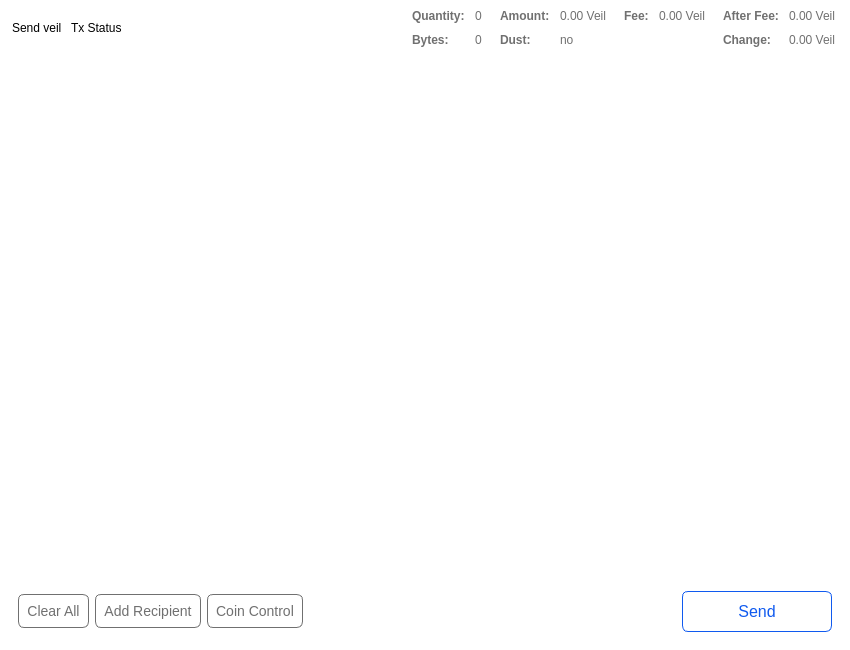
<?xml version="1.0" encoding="UTF-8"?>
<ui version="4.0">
 <class>SendCoinsDialog</class>
 <widget class="QDialog" name="SendCoinsDialog">
  <property name="geometry">
   <rect>
    <x>0</x>
    <y>0</y>
    <width>850</width>
    <height>650</height>
   </rect>
  </property>
  <property name="windowTitle">
   <string>Send veil</string>
  </property>
  <property name="styleSheet">
   <string notr="true">border:none;
padding:0px;
margin:0px;
background-color:white;</string>
  </property>
  <layout class="QVBoxLayout" name="verticalLayout_3">
   <property name="spacing">
    <number>0</number>
   </property>
   <property name="leftMargin">
    <number>0</number>
   </property>
   <property name="topMargin">
    <number>0</number>
   </property>
   <property name="rightMargin">
    <number>0</number>
   </property>
   <property name="bottomMargin">
    <number>0</number>
   </property>
   <item>
    <widget class="QFrame" name="frame">
     <property name="styleSheet">
      <string notr="true">background-color:white;
border:none;</string>
     </property>
     <property name="frameShape">
      <enum>QFrame::StyledPanel</enum>
     </property>
     <property name="frameShadow">
      <enum>QFrame::Raised</enum>
     </property>
     <layout class="QVBoxLayout" name="verticalLayout">
      <item>
       <layout class="QHBoxLayout" name="horizontalLayout_4">
        <property name="bottomMargin">
         <number>10</number>
        </property>
        <item>
         <widget class="QLabel" name="title">
          <property name="styleSheet">
           <string notr="true">padding:10 0 10 0;</string>
          </property>
          <property name="text">
           <string>Send veil</string>
          </property>
         </widget>
        </item>
        <item>
         <widget class="QLabel" name="labelCreationStatus">
          <property name="text">
           <string>Tx Status</string>
          </property>
         </widget>
        </item>
        <item>
         <spacer name="horizontalSpacer_2">
          <property name="orientation">
           <enum>Qt::Horizontal</enum>
          </property>
          <property name="sizeHint" stdset="0">
           <size>
            <width>40</width>
            <height>20</height>
           </size>
          </property>
         </spacer>
        </item>
        <item>
         <layout class="QFormLayout" name="formLayout">
          <property name="horizontalSpacing">
           <number>10</number>
          </property>
          <property name="verticalSpacing">
           <number>10</number>
          </property>
          <property name="leftMargin">
           <number>6</number>
          </property>
          <property name="rightMargin">
           <number>6</number>
          </property>
          <item row="0" column="0">
           <widget class="QLabel" name="labelCoinControlQuantityText">
            <property name="font">
             <font>
              <weight>75</weight>
              <bold>true</bold>
             </font>
            </property>
            <property name="styleSheet">
             <string notr="true">color:#707070;</string>
            </property>
            <property name="text">
             <string>Quantity:</string>
            </property>
           </widget>
          </item>
          <item row="0" column="1">
           <widget class="QLabel" name="labelCoinControlQuantity">
            <property name="cursor">
             <cursorShape>IBeamCursor</cursorShape>
            </property>
            <property name="styleSheet">
             <string notr="true">color:#707070;</string>
            </property>
            <property name="text">
             <string>0</string>
            </property>
            <property name="textInteractionFlags">
             <set>Qt::LinksAccessibleByMouse|Qt::TextSelectableByKeyboard|Qt::TextSelectableByMouse</set>
            </property>
           </widget>
          </item>
          <item row="1" column="0">
           <widget class="QLabel" name="labelCoinControlBytesText">
            <property name="font">
             <font>
              <weight>75</weight>
              <bold>true</bold>
             </font>
            </property>
            <property name="styleSheet">
             <string notr="true">color:#707070;</string>
            </property>
            <property name="text">
             <string>Bytes:</string>
            </property>
           </widget>
          </item>
          <item row="1" column="1">
           <widget class="QLabel" name="labelCoinControlBytes">
            <property name="cursor">
             <cursorShape>IBeamCursor</cursorShape>
            </property>
            <property name="styleSheet">
             <string notr="true">color:#707070;</string>
            </property>
            <property name="text">
             <string>0</string>
            </property>
            <property name="textInteractionFlags">
             <set>Qt::LinksAccessibleByMouse|Qt::TextSelectableByKeyboard|Qt::TextSelectableByMouse</set>
            </property>
           </widget>
          </item>
         </layout>
        </item>
        <item>
         <layout class="QFormLayout" name="formLayout_2">
          <property name="horizontalSpacing">
           <number>10</number>
          </property>
          <property name="verticalSpacing">
           <number>10</number>
          </property>
          <property name="leftMargin">
           <number>6</number>
          </property>
          <property name="rightMargin">
           <number>6</number>
          </property>
          <item row="0" column="0">
           <widget class="QLabel" name="labelCoinControlAmountText">
            <property name="font">
             <font>
              <weight>75</weight>
              <bold>true</bold>
             </font>
            </property>
            <property name="styleSheet">
             <string notr="true">color:#707070;</string>
            </property>
            <property name="text">
             <string>Amount:</string>
            </property>
           </widget>
          </item>
          <item row="0" column="1">
           <widget class="QLabel" name="labelCoinControlAmount">
            <property name="cursor">
             <cursorShape>IBeamCursor</cursorShape>
            </property>
            <property name="styleSheet">
             <string notr="true">color:#707070;</string>
            </property>
            <property name="text">
             <string>0.00 Veil</string>
            </property>
           </widget>
          </item>
          <item row="1" column="0">
           <widget class="QLabel" name="labelCoinControlLowOutputText">
            <property name="font">
             <font>
              <weight>75</weight>
              <bold>true</bold>
             </font>
            </property>
            <property name="styleSheet">
             <string notr="true">color:#707070;</string>
            </property>
            <property name="text">
             <string>Dust:</string>
            </property>
           </widget>
          </item>
          <item row="1" column="1">
           <widget class="QLabel" name="labelCoinControlLowOutput">
            <property name="cursor">
             <cursorShape>IBeamCursor</cursorShape>
            </property>
            <property name="styleSheet">
             <string notr="true">color:#707070;</string>
            </property>
            <property name="text">
             <string>no</string>
            </property>
           </widget>
          </item>
         </layout>
        </item>
        <item>
         <layout class="QFormLayout" name="formLayout_3">
          <property name="horizontalSpacing">
           <number>10</number>
          </property>
          <property name="verticalSpacing">
           <number>10</number>
          </property>
          <property name="leftMargin">
           <number>6</number>
          </property>
          <property name="topMargin">
           <number>0</number>
          </property>
          <property name="rightMargin">
           <number>6</number>
          </property>
          <property name="bottomMargin">
           <number>0</number>
          </property>
          <item row="0" column="0">
           <widget class="QLabel" name="labelCoinControlFeeText">
            <property name="font">
             <font>
              <weight>75</weight>
              <bold>true</bold>
             </font>
            </property>
            <property name="styleSheet">
             <string notr="true">color:#707070;</string>
            </property>
            <property name="text">
             <string>Fee:</string>
            </property>
           </widget>
          </item>
          <item row="0" column="1">
           <widget class="QLabel" name="labelCoinControlFee">
            <property name="styleSheet">
             <string notr="true">color:#707070;</string>
            </property>
            <property name="text">
             <string>0.00 Veil</string>
            </property>
           </widget>
          </item>
         </layout>
        </item>
        <item>
         <layout class="QFormLayout" name="formLayout_4">
          <property name="horizontalSpacing">
           <number>10</number>
          </property>
          <property name="verticalSpacing">
           <number>10</number>
          </property>
          <property name="leftMargin">
           <number>6</number>
          </property>
          <property name="rightMargin">
           <number>6</number>
          </property>
          <item row="0" column="0">
           <widget class="QLabel" name="labelCoinControlAfterFeeText">
            <property name="font">
             <font>
              <weight>75</weight>
              <bold>true</bold>
             </font>
            </property>
            <property name="styleSheet">
             <string notr="true">color:#707070;</string>
            </property>
            <property name="text">
             <string>After Fee:</string>
            </property>
           </widget>
          </item>
          <item row="0" column="1">
           <widget class="QLabel" name="labelCoinControlAfterFee">
            <property name="styleSheet">
             <string notr="true">color:#707070;</string>
            </property>
            <property name="text">
             <string>0.00 Veil</string>
            </property>
           </widget>
          </item>
          <item row="1" column="0">
           <widget class="QLabel" name="labelCoinControlChangeText">
            <property name="font">
             <font>
              <weight>75</weight>
              <bold>true</bold>
             </font>
            </property>
            <property name="styleSheet">
             <string notr="true">color:#707070;</string>
            </property>
            <property name="text">
             <string>Change:</string>
            </property>
           </widget>
          </item>
          <item row="1" column="1">
           <widget class="QLabel" name="labelCoinControlChange">
            <property name="styleSheet">
             <string notr="true">color:#707070;</string>
            </property>
            <property name="text">
             <string>0.00 Veil</string>
            </property>
           </widget>
          </item>
         </layout>
        </item>
       </layout>
      </item>
      <item>
       <widget class="QScrollArea" name="scrollArea">
        <property name="styleSheet">
         <string notr="true">border:none;
padding:0px;
margin:0px;</string>
        </property>
        <property name="widgetResizable">
         <bool>true</bool>
        </property>
        <widget class="QWidget" name="scrollAreaWidgetContents">
         <property name="geometry">
          <rect>
           <x>0</x>
           <y>0</y>
           <width>832</width>
           <height>500</height>
          </rect>
         </property>
         <layout class="QVBoxLayout" name="verticalLayout_2" stretch="0,0">
          <property name="leftMargin">
           <number>0</number>
          </property>
          <property name="topMargin">
           <number>0</number>
          </property>
          <property name="rightMargin">
           <number>0</number>
          </property>
          <property name="bottomMargin">
           <number>0</number>
          </property>
          <item>
           <layout class="QVBoxLayout" name="entries">
            <property name="spacing">
             <number>2</number>
            </property>
           </layout>
          </item>
          <item>
           <spacer name="verticalSpacer">
            <property name="orientation">
             <enum>Qt::Vertical</enum>
            </property>
            <property name="sizeHint" stdset="0">
             <size>
              <width>20</width>
              <height>40</height>
             </size>
            </property>
           </spacer>
          </item>
         </layout>
        </widget>
       </widget>
      </item>
      <item>
       <widget class="QFrame" name="frame">
        <property name="styleSheet">
         <string notr="true">QToolTip {
    color: #ffffff;
    background-color: #6f9bf5;
    font-size:13px;
    border: none;
    border-radius:20px;
    padding:6px;
    margin:0px;
    qproperty-alignment: 'AlignVCenter | AlignCenter';
    qproperty-wordWrap: true;
}</string>
        </property>
        <layout class="QHBoxLayout" name="horizontalLayout">
         <item>
          <widget class="QPushButton" name="clearButton">
           <property name="sizePolicy">
            <sizepolicy hsizetype="Minimum" vsizetype="Fixed">
             <horstretch>0</horstretch>
             <verstretch>0</verstretch>
            </sizepolicy>
           </property>
           <property name="toolTip">
            <string>Clear all fields of the form.</string>
           </property>
           <property name="styleSheet">
            <string notr="true">QPushButton {
    border-radius: 6px;
    border:  1px solid #707070;
    background-color:#ffffff;
    color: #707070;
    font-size: 14px;
    padding:8;
    text-align:center !important;
}

QPushButton:checked {
    border:  1px solid #105aef;
    background-color:#105aef;
    color: #FFFFFF;
}

QPushButton:hover {
    border:  1px solid #bababa;
    background-color:#bababa;
    color: #FFFFFF;
}

QPushButton:unchecked {
    border:  1px solid #707070;
    background-color:#ffffff;
    color: #707070;
}</string>
           </property>
           <property name="text">
            <string>Clear All</string>
           </property>
           <property name="icon">
            <iconset resource="../veil.qrc">
             <normaloff>:/icons/remove</normaloff>:/icons/remove</iconset>
           </property>
           <property name="autoDefault">
            <bool>false</bool>
           </property>
          </widget>
         </item>
         <item>
          <widget class="QPushButton" name="addButton">
           <property name="toolTip">
            <string>Send to multiple recipients at once</string>
           </property>
           <property name="styleSheet">
            <string notr="true">QPushButton {
    border-radius: 6px;
    border:  1px solid #707070;
    background-color:#ffffff;
    color: #707070;
    font-size: 14px;
    padding:8;
    text-align:center !important;
}

QPushButton:checked {
    border:  1px solid #105aef;
    background-color:#105aef;
    color: #FFFFFF;
}

QPushButton:hover {
    border:  1px solid #bababa;
    background-color:#bababa;
    color: #FFFFFF;
}

QPushButton:unchecked {
    border:  1px solid #707070;
    background-color:#ffffff;
    color: #707070;
}</string>
           </property>
           <property name="text">
            <string>Add Recipient</string>
           </property>
           <property name="icon">
            <iconset resource="../veil.qrc">
             <normaloff>:/icons/add</normaloff>:/icons/add</iconset>
           </property>
           <property name="autoDefault">
            <bool>false</bool>
           </property>
          </widget>
         </item>
         <item>
          <widget class="QPushButton" name="pushButtonCoinControl">
           <property name="styleSheet">
            <string notr="true">QPushButton {
    border-radius: 6px;
    border:  1px solid #707070;
    background-color:#ffffff;
    color: #707070;
    font-size: 14px;
    padding:8;
    text-align:center !important;
}

QPushButton:checked {
    border:  1px solid #105aef;
    background-color:#105aef;
    color: #FFFFFF;
}

QPushButton:hover {
    border:  1px solid #bababa;
    background-color:#bababa;
    color: #FFFFFF;
}

QPushButton:unchecked {
    border:  1px solid #707070;
    background-color:#ffffff;
    color: #707070;
}</string>
           </property>
           <property name="text">
            <string>Coin Control</string>
           </property>
          </widget>
         </item>
         <item>
          <spacer name="horizontalSpacer">
           <property name="orientation">
            <enum>Qt::Horizontal</enum>
           </property>
           <property name="sizeHint" stdset="0">
            <size>
             <width>40</width>
             <height>20</height>
            </size>
           </property>
          </spacer>
         </item>
         <item>
          <widget class="QPushButton" name="sendButton">
           <property name="minimumSize">
            <size>
             <width>150</width>
             <height>0</height>
            </size>
           </property>
           <property name="focusPolicy">
            <enum>Qt::NoFocus</enum>
           </property>
           <property name="toolTip">
            <string>Confirm the send action</string>
           </property>
           <property name="styleSheet">
            <string notr="true">#sendButton {
    border-radius: 6px;
    border:  1px solid #105aef;
    color: #105aef;
    font-size: 16px;
    padding:10 50 10 50;
}

#sendButton:hover {
    color: #FFFFFF;
    background-color:#4070d3;
    border:  1px solid #4070d3;
}</string>
           </property>
           <property name="text">
            <string>Send</string>
           </property>
           <property name="autoDefault">
            <bool>false</bool>
           </property>
           <property name="default">
            <bool>false</bool>
           </property>
          </widget>
         </item>
        </layout>
       </widget>
      </item>
     </layout>
    </widget>
   </item>
  </layout>
 </widget>
 <resources>
  <include location="../veil.qrc"/>
 </resources>
 <connections/>
</ui>
